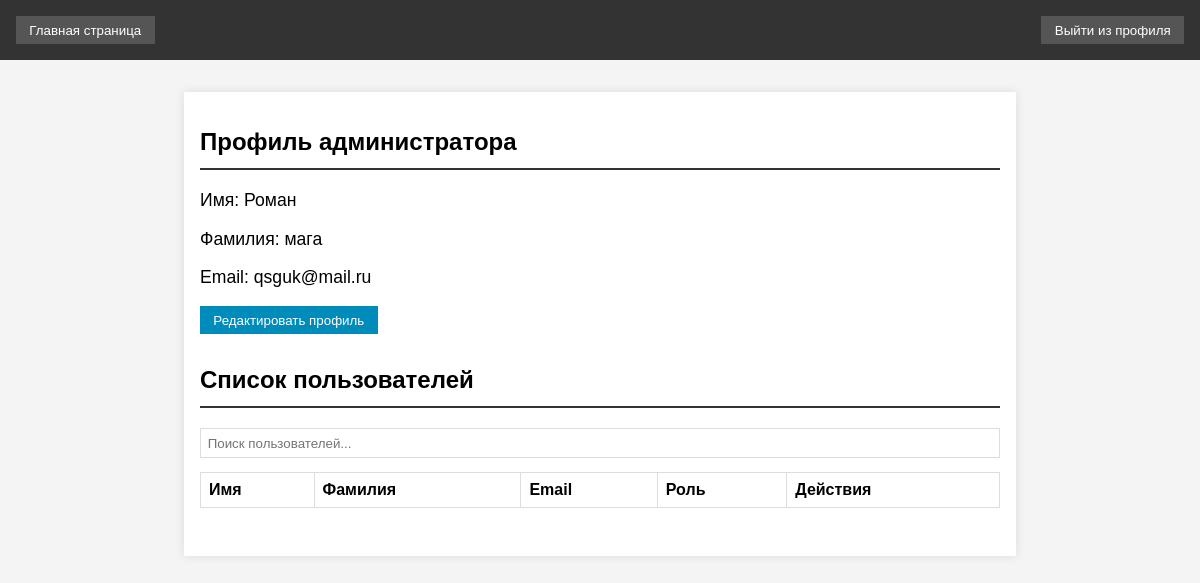
/scripts/lk.php (signed in), run on the app's committed database.
### tables this page shows
CREATE TABLE `user` (
  `id` int NOT NULL,
  `email` varchar(55) NOT NULL,
  `password` varchar(150) NOT NULL,
  `role` enum('user','admin') DEFAULT 'user',
  `Name` varchar(20) DEFAULT 'Не указано',
  `surname` varchar(55) DEFAULT 'Не указано'
);

### scripts/lk.php (the view, shortened to what this page needs)
<?php
require("connect.php");
$id = $_SESSION['id'];
$select_sql = "SELECT * FROM `user` WHERE `id` = " . $id;
$res = $mysqli->query($select_sql);
if ($res) {
    $row = $res->fetch_array();
    $Name = $row['Name'];
    $surname = $row['surname'];
    $email = $row['email'];
} else {
    die("Ошибка получения пользователя с ID = $id");
}
?>
<!DOCTYPE html>
<html lang="en">
<head>
    <link rel="stylesheet" href="style.css">
</head>
<body>
    <header>
        <button onclick="window.location.href='../index.php'">Главная страница</button>
        <button onclick="logout()">Выйти из профиля</button>
    </header>
    <main>
        <section class="profile">
            <h2>Профиль администратора</h2>
            <p>Имя: <span id="firstName"><?php echo "{$Name}"; ?></span></p>
            <p>Фамилия: <span id="lastName"><?php echo "{$surname}"; ?></span></p>
            <p>Email: <span id="email"><?php echo "{$email}"; ?></span></p>
            <button onclick="editProfile()">Редактировать профиль</button>
        </section>
        <section class="users">
            <h2>Список пользователей</h2>
            <input type="text" id="search" placeholder="Поиск пользователей..." onkeyup="searchUsers()">
            <table>
                <thead>
                    <tr>
                        <th>Имя</th>
                        <th>Фамилия</th>
                        <th>Email</th>
                        <th>Роль</th>
                        <th>Действия</th>
                    </tr>
                </thead>
            </table>
        </section>
    </main>
</body>
</html>

### scripts/style.css (style rules this page uses)
body { font-family: Arial, sans-serif; margin: 0; padding: 0; background-color: #f4f4f4; }
header { background-color: #333; color: #fff; padding: 1em; display: flex; justify-content: space-between; }
header button { background-color: #555; color: #fff; border: none; padding: 0.5em 1em; cursor: pointer; }
main { max-width: 800px; margin: 2em auto; padding: 1em; background-color: #fff; box-shadow: 0 0 10px rgba(0, 0, 0, 0.1); }
.profile, .users { margin-bottom: 2em; }
.profile h2, .users h2 { border-bottom: 2px solid #333; padding-bottom: 0.5em; }
.profile p { font-size: 1.1em; }
.profile button { background-color: #008cba; color: #fff; border: none; padding: 0.5em 1em; cursor: pointer; }
.users input { width: 100%; padding: 0.5em; margin-bottom: 1em; border: 1px solid #ddd; }
table { width: 100%; border-collapse: collapse; }
table, th, td { border: 1px solid #ddd; }
th, td { padding: 0.5em; text-align: left; }
button { background-color: #008cba; color: #fff; border: none; padding: 0.5em 1em; cursor: pointer; }

### data on the page
user: Name "Роман", surname "мага", email "qsguk@mail.ru"
